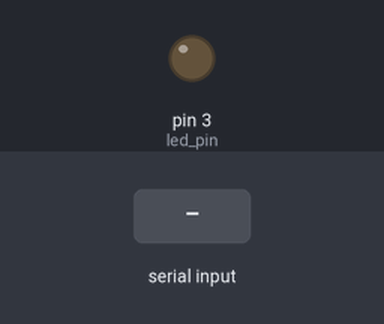
The sketch below on a simulated Arduino Uno, built with avr-gcc and run on an emulated ATmega328P. On the bench: output pins drawn as LEDs (lit = HIGH). Inputs (shaded band) come from the test bench.

Above: at 1.2 s.
1.3 s: byte 1 (TRUE) received over Serial
At 2.1 s:
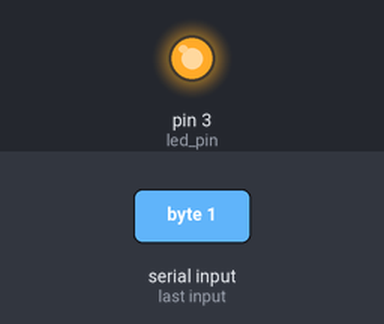
Timing chart, 0 to 4.3 s (numbered marks = the images above; inputs shaded):
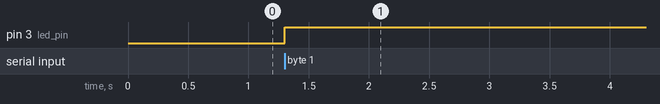

Measured:
- after the input at 1.3 s, pin 3 (led_pin): LOW → HIGH at once

The sketch:

output.ino
```cpp
#define led_pin 3
#define FALSE 0
#define TRUE 1

void setup() {
  pinMode(led_pin, OUTPUT);
  Serial.begin(9600);
}
void loop() {
  while (Serial.available() > 0){
    int value = Serial.read();
    if (value == FALSE){
      digitalWrite(led_pin, LOW);
    }
    else if (value == TRUE){
      digitalWrite(led_pin, HIGH);
    }
  }
}
```
